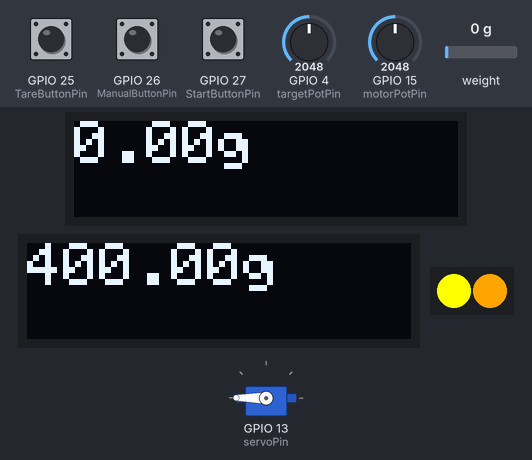
Bench run of a sketch on a simulated ESP32. Parts: 2 × 128×32 one-colour display, 2 RGB LEDs in strip order, left to right, servo. The test bench sets the inputs (shaded band); at power-on: GPIO 26 (ManualButtonPin) HIGH, weight on the scale 0 g, GPIO 27 (StartButtonPin) HIGH, GPIO 4 (targetPotPin) = 2048, GPIO 15 (motorPotPin) = 2048, GPIO 25 (TareButtonPin) HIGH. What the sketch prints to the serial monitor is not drawn.

Above: at 4.0 s.
4.1 s: GPIO 26 (ManualButtonPin) pulled LOW for 0.15 s
At 4.2 s:
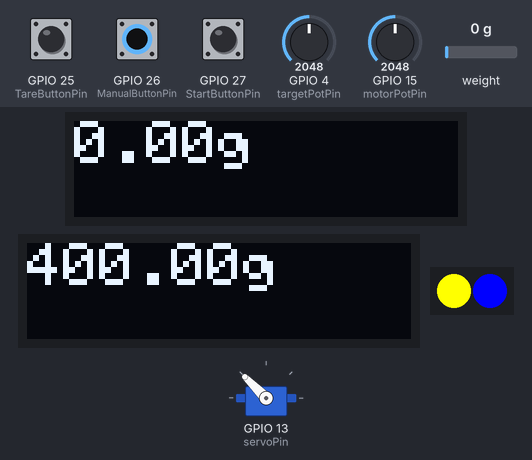
5.7 s: weight on the scale set to 1250 g
At 6.9 s:
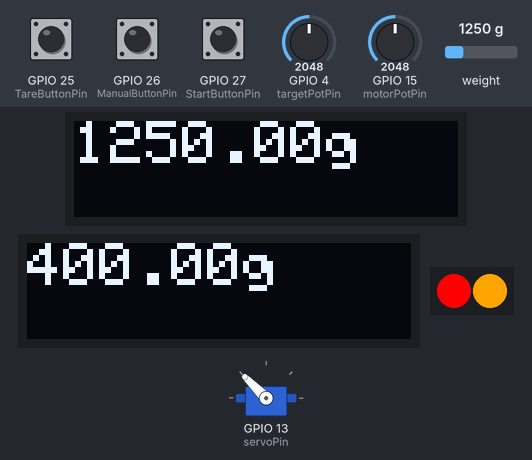
7.2 s: GPIO 26 (ManualButtonPin) pulled LOW for 1 s
At 7.8 s:
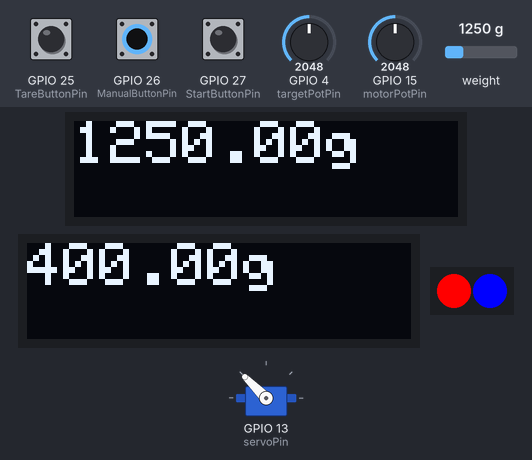
9.7 s: GPIO 27 (StartButtonPin) pulled LOW for 1 s
At 11.0 s:
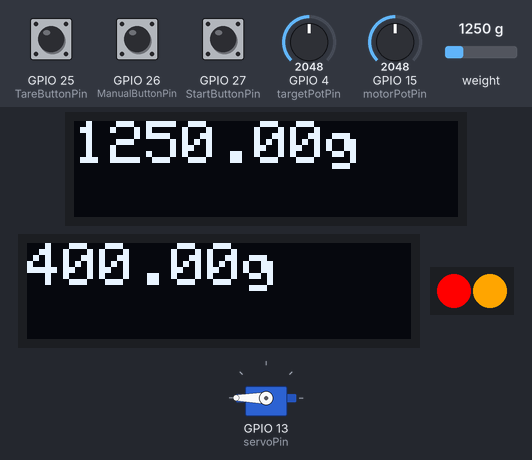
12.2 s: GPIO 4 (targetPotPin) set to 2866
At 12.9 s:
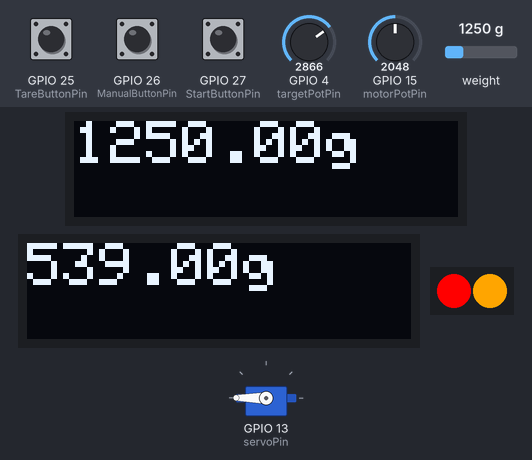
13.7 s: GPIO 26 (ManualButtonPin) pulled LOW for 0.15 s
At 13.81 s:
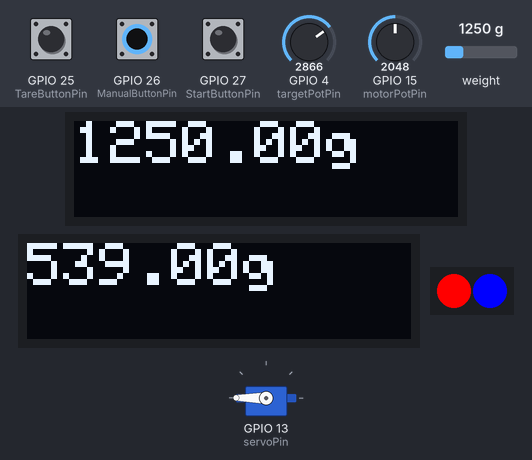
Timing chart, 0 to 16.3 s (numbered marks = the images above; inputs shaded):
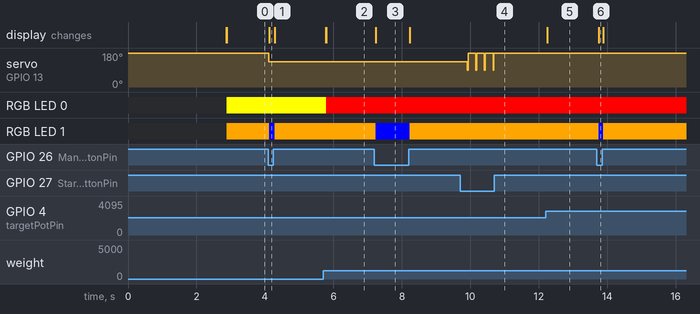

Measured:
- after the input at 4.1 s, servo on GPIO 13 (servoPin): 180° → 135° at once; RGB LED 1: RGB(255, 165, 0) → RGB(0, 0, 255) at once, → RGB(255, 165, 0) 0.16 s later
- after the input at 5.7 s, RGB LED 0: RGB(255, 255, 0) → RGB(255, 0, 0) after 0.09 s; the display: first changes after 0.08 s (image 2 shows a later state)
- after the input at 7.2 s, RGB LED 1: RGB(255, 165, 0) → RGB(0, 0, 255) at once, → RGB(255, 165, 0) 0.99 s later
- after the input at 9.7 s, servo on GPIO 13 (servoPin): 135° → 180° after 0.21 s
- after the input at 12.2 s, the display: changes after 0.05 s (image 5)
- after the input at 13.7 s, RGB LED 1: RGB(255, 165, 0) → RGB(0, 0, 255) after 0.05 s, → RGB(255, 165, 0) 0.13 s later

The sketch:

HoneyExtrusionMachine.ino
```cpp
#include <Wire.h>
#include <Adafruit_GFX.h>
#include <Adafruit_SSD1306.h>
#include <Adafruit_NeoPixel.h>
#include <HX711_ADC.h>
#include <ESP32Servo.h>

// Constants for NeoPixel
#define NEOPIXEL_PIN 5
#define NUMPIXELS 2

// NeoPixel object
Adafruit_NeoPixel pixels(NUMPIXELS, NEOPIXEL_PIN, NEO_GRB + NEO_KHZ800);

// Constants for OLED display
#define SCREEN_WIDTH 128
#define SCREEN_HEIGHT 32
#define OLED_RESET -1

// TwoWire objects for two displays
TwoWire I2Cone = TwoWire(0);
TwoWire I2Ctwo = TwoWire(1);
Adafruit_SSD1306 LoadDisplay(SCREEN_WIDTH, SCREEN_HEIGHT, &I2Cone, OLED_RESET);
Adafruit_SSD1306 TargetDisplay(SCREEN_WIDTH, SCREEN_HEIGHT, &I2Ctwo, OLED_RESET);

// Pins for Potentiometers and Buttons
const int motorPotPin = 15;
const int targetPotPin = 4;
const int TareButtonPin = 25;
const int ManualButtonPin = 26;
const int StartButtonPin = 27;

// Pins for Load Cell
const int LOADCELL_DT_PIN = 33;
const int LOADCELL_SCK_PIN = 32;
HX711_ADC LoadCell(LOADCELL_DT_PIN, LOADCELL_SCK_PIN);

// Servo setup
Servo myservo;
const int servoPin = 13;
int motorPotValue = 0;
int prevMotorPotValue = 0;
const int servoThreshold = 3;
bool valveClosed = false;
int weight;
float currentWeight = 0;
int servoClose = 180;
int servoOpen = 90;
int servoClosingStep1= 135;
// int servoClosingStep2 = 160;
// int servoClosingStep3 = 160;

// Variables for program control
int startButtonCounter = 0;
int programState = 0;
int targetWeight;
bool autoPouring = false;

void setup() {
  Serial.begin(9600);

  // Initialize OLED displays
  I2Cone.begin(22, 18); // For LoadDisplay
  I2Ctwo.begin(23, 19); // For TargetDisplay

  if (!LoadDisplay.begin(SSD1306_SWITCHCAPVCC, 0x3C)) {
    Serial.println("LoadDisplay SSD1306 allocation failed");
    for (;;);
  }
  LoadDisplay.setTextSize(2);

  if (!TargetDisplay.begin(SSD1306_SWITCHCAPVCC, 0x3C)) {
    Serial.println("TargetDisplay SSD1306 allocation failed");
    for (;;);
  }
  TargetDisplay.setTextSize(2);

  // Initialize pins and components
  pinMode(motorPotPin, INPUT);
  pinMode(targetPotPin, INPUT);
  pinMode(TareButtonPin, INPUT_PULLUP);
  pinMode(ManualButtonPin, INPUT_PULLUP);
  pinMode(StartButtonPin, INPUT_PULLUP);

  // Initialize NeoPixel
  pixels.begin();
  pixels.setPixelColor(1, pixels.Color(255, 165, 0)); // Orange (manual mode off)

  // Initialize Load Cell
  LoadCell.begin();
  LoadCell.start(2000);
  LoadCell.setCalFactor(1871.0);
  LoadCell.tare();

  // Initialize Servo
  myservo.attach(servoPin);

  // If in manual mode, start with the valve closed
  if (digitalRead(ManualButtonPin) == HIGH) {
    myservo.write(180); // Close the valve
    valveClosed = true;
  }
}

void loop() {
  // Read the state of the start/stop button
  int startButtonState = digitalRead(StartButtonPin);

  // Increment startButtonCounter if the button is pressed
  if (startButtonState == LOW) {
    startButtonCounter++;
    delay(200);

  }

  // Check and control program state
  controlProgramState();

  if (programState == 1 && digitalRead(ManualButtonPin) == HIGH) {
    autoControlServo();
  }


  // Read other sensors and update variables
  targetWeight = map(analogRead(targetPotPin), 0, 4095, 50, 750);

  // Check manual mode
  if (digitalRead(ManualButtonPin) == LOW) {
    manualControlServo();
    pixels.setPixelColor(1, pixels.Color(0, 0, 255)); // Blue (manual mode on)
    valveClosed = false;
    programState = 0;
    startButtonCounter = 0;
  } else {

    pixels.setPixelColor(1, pixels.Color(255, 165, 0)); // Orange (manual mode off)


  }

  // Check for tare button press
  if (digitalRead(TareButtonPin) == LOW) {
    LoadCell.tare();
  }

  // Update load cell data and display
  updateLoadCellAndDisplay();

  // Show NeoPixel status
  pixels.show();
}

// Function to control the start/stop of the program
void controlProgramState() {
  if(startButtonCounter == 0){
    programState = 0;
  }
  if (startButtonCounter % 2 == 1 && programState == 0) {
    Serial.println("Program started");
    myservo.write(servoOpen); // Open the valve
    valveClosed = false;
    programState = 1;
  } else if (startButtonCounter % 2 == 0 && programState == 1) {
    Serial.println("Program stopped");
    myservo.write(servoClose); // Close the valve
    valveClosed = true;
    programState = 0;
  }
}

// Function to manually control the servo
void manualControlServo() {
  motorPotValue = analogRead(motorPotPin);
  motorPotValue = map(motorPotValue, 0, 4095, servoClose, servoOpen);
  if (abs(motorPotValue - prevMotorPotValue) > servoThreshold) {
    myservo.write(motorPotValue);
    prevMotorPotValue = motorPotValue;
  }
}

void autoControlServo() {
  updateLoadCellAndDisplay();

  float weightStep1 = targetWeight * 0.80; // 20% below target
  float minAcceptanceLimit = targetWeight * 0.98; // 2% below target


  if (currentWeight < weightStep1) {
    myservo.write(servoOpen); // Open the valve if weight is below target - 20%
    Serial.println("Servo: Open");
  }

  else if (currentWeight < minAcceptanceLimit) {
    myservo.write(servoClosingStep1); // first step in closing process. Lid closes halfway when currentWeight reaches targetWeight-20%

  }
  else {
    myservo.write(servoClose); // Close the valve if weight exceeds target
    valveClosed = true; // Close valve and keep it closed
    programState = 0;
    startButtonCounter = 0;
    Serial.println("Servo: Close");
     Serial.print("Current Weight: ");
    Serial.println(currentWeight);
  }
  Serial.print("Current Weight: ");
  Serial.println(currentWeight);
}


// Function to update load cell data and display
void updateLoadCellAndDisplay() {
  LoadCell.update();
  currentWeight = LoadCell.getData();
  displayWeight(&LoadDisplay, currentWeight);
  displayWeight(&TargetDisplay, targetWeight);
  updateStatusPixel(currentWeight, targetWeight);
}

// Function to update NeoPixel status
void updateStatusPixel(float currentWeight, int targetWeight) {
  if (currentWeight < targetWeight) {
    pixels.setPixelColor(0, pixels.Color(255, 255, 0)); // Yellow
  } else if (currentWeight <= targetWeight + 5 && currentWeight >= targetWeight - 5) {
    pixels.setPixelColor(0, pixels.Color(0, 255, 0)); // Green
  } else {
    pixels.setPixelColor(0, pixels.Color(255, 0, 0)); // Red
  }
}

// Function to display weight on OLED
void displayWeight(Adafruit_SSD1306* display, float weight) {
  display->clearDisplay();
  display->setTextColor(SSD1306_WHITE);
  display->setCursor(0, 0);
  display->print(weight);
  display->println("g");
  display->display();
}
```
